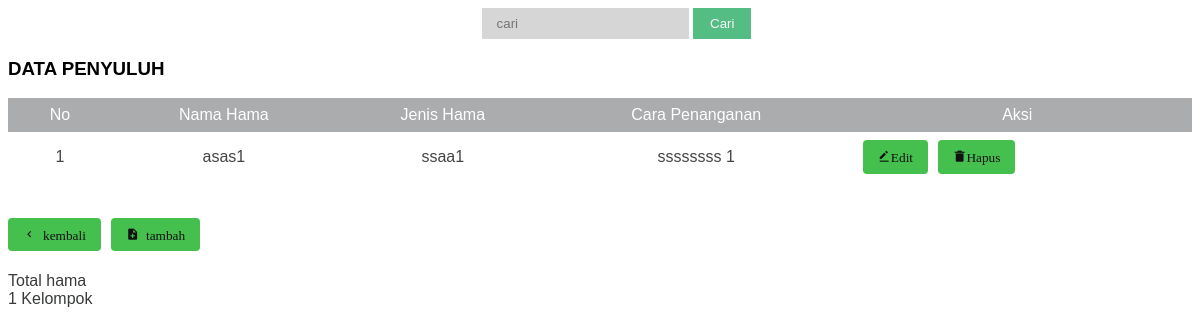
Screenshot of /hama/index.php (signed in) with the database file from the repository.
### tables this page shows
CREATE TABLE `hama` (
  `id_hama` int(111) NOT NULL,
  `nama_hama` varchar(125) NOT NULL,
  `jenis_hama` varchar(128) NOT NULL,
  `penanganan` text NOT NULL
);

### hama/index.php (the view, shortened to what this page needs)
<?php
if (isset($_SESSION['id']) && isset($_SESSION['username'])) {
?>
    <!DOCTYPE html>
    <html lang="en">
    <head>
        <link href='https://unpkg.com/boxicons@2.0.9/css/boxicons.min.css' rel='stylesheet'>
        <link rel="stylesheet" type="text/css" href="../gapoktan/css/style2.css  ">
    </head>
    <body>
        <form action="" method="get" class="cari">
            <input type="text" name="cari" class="search" placeholder="cari" autocomplete="off">
            <input type="submit" value="Cari" class="button">
        </form>
        <h3>DATA PENYULUH</h3>
        <table class="table" id="hama">
            <thead>
                <tr>
                    <th>No</th>
                    <th>Nama Hama</th>
                    <th>Jenis Hama</th>
                    <th>Cara Penanganan</th>
                    <th>Aksi</th>
                </tr>
            </thead>
            <?php
            include "../config/koneksi.php";
            $id = (!isset($_GET['cari']) ? "" : $_GET['cari']);
            if ($id == '') {
                $query = mysqli_query($conn, "SELECT * FROM hama");
            } else {
                $query = mysqli_query($conn, "SELECT * FROM hama where nama_hama like  '%" . $id . "%'");
            }
            $no = 1;
            while ($data = mysqli_fetch_array($query)) {
            ?>
                <tr>
                    <td><?php echo $no++ ?></td>
                    <td><?php echo $data['nama_hama'] ?></td>
                    <td><?php echo $data['jenis_hama'] ?></td>
                    <td><?php echo $data['penanganan'] ?></td>
                    <td>
                        <a href="edit.php?id_hama=<?php echo $data['id_hama'] ?>"> <button type="button" class='bx bxs-edit-alt'>Edit</button></a>
                        <a href="hapus.php?id_hama=<?php echo $data['id_hama'] ?>"> <button type="button" class='bx bxs-trash-alt'>Hapus</button></a>
                    </td>
                </tr>
            <?php } ?>
        </table><br><br>
        <a href="../dashboard.php"><button type="button" class='bx bx-chevron-left'> kembali</button></a>
        <a href="../hama/show.php"><button type="button" class="bx bxs-file-plus"> tambah</button></a>
        <br><br><br>
        <div class="tb">
            <td>Total hama</td><br>
            <td><?php $jumlah = mysqli_num_rows($query); ?>
                <?php echo $jumlah; ?> Kelompok</td>
            </td><br>
    </body>
    </html><?php
        } else {
            header("Location:../index.php");
            exit();
        }
            ?>

### gapoktan/css/style2.css (style rules this page uses)
body { font-family: sans-serif; }
table { font-family: sans-serif; color: #444; border-collapse: collapse; width: 100%; border: 0px solid #f2f5f7; }
.table tr th { background: #aaacad; color: #fff; font-weight: normal; }
.table, th, td { padding: 8px 20px; text-align: center; }
button { float: left; background: #45bf4d; padding: 10px 15px; color: #111111; border-radius: 4px; margin-right: 10px; border: none; }
div { font-family: sans-serif; color: #393b3b; }
.search { position: relative; left: 40%; padding: 8px 15px; background: rgba(50, 50, 50, 0.2); border: 0px solid #dbdbdb; }
.button { position: relative; padding: 6px 15px; left: 40%; border: 2px solid #53bd84; background-color: #53bd84; color: #fafafa; cursor: pointer; }

### rows the page displays
hama: nama_hama "asas1", jenis_hama "ssaa1", penanganan "ssssssss 1"

### other values shown
$jumlah "1"
